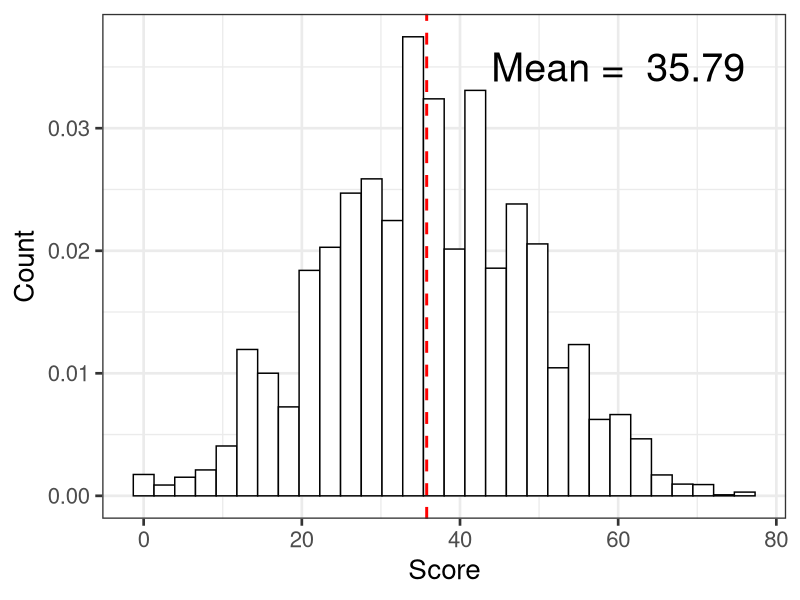

Write the R code that produced this figure.
## ---- chunk 1
library(ggplot2)
theme_set(theme_bw(base_size = 20))
setwd("Projects/jordan")
a <- read.csv("box_scores.csv")


ggplot(a, aes(x=X0)) + geom_histogram(aes(y=..density..), color="black", fill="white") + xlab("Score") + ylab("Count") +
    geom_vline(aes(xintercept=mean(X0)), color="red", linetype="dashed", size=1) +
    annotate("Text", x = 60, y = 0.035, label = paste("Mean = ", round(mean(a$X0), 2)), size = 10)
